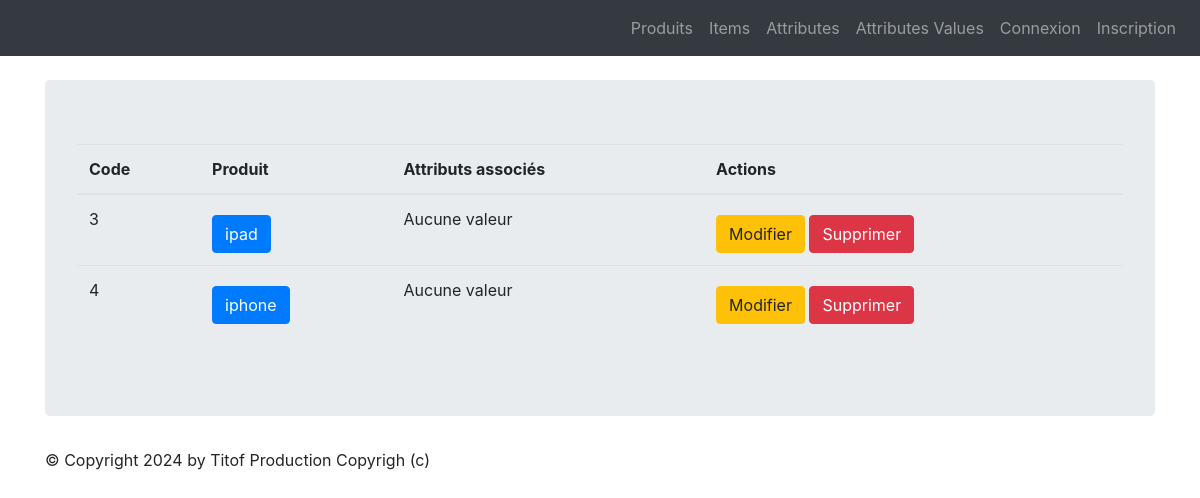
Page /monapp/items/list on the earlier database version.
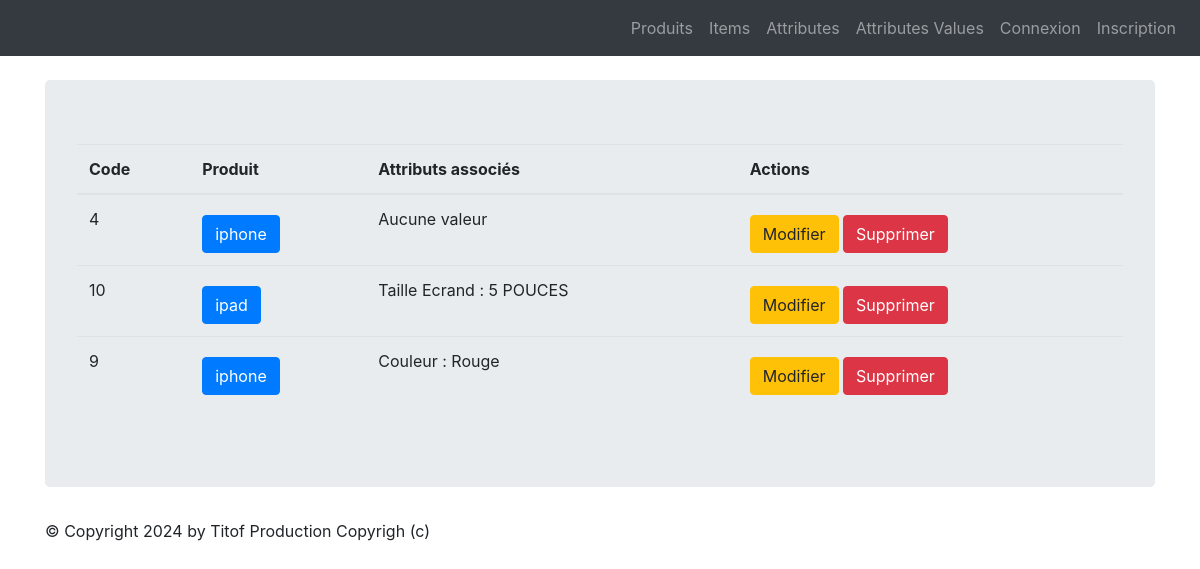
Same page on the later database version.
### monapp/models.py (models this page shows, shortened)
class ProductItem(models.Model):
    class Meta:
        verbose_name = "Déclinaison Produit"
    color   = models.CharField(max_length=100)
    code    = models.CharField(max_length=10, null=True, blank=True, unique=True)
    product = models.ForeignKey('Product', on_delete=models.CASCADE)
    attributes  = models.ManyToManyField("ProductAttributeValue", related_name="product_item", null=True, blank=True)

class Product(models.Model):
    class Meta:
        verbose_name = "Produit"
    name          = models.CharField(max_length=100)
    code          = models.CharField(max_length=10, null=True, blank=True, unique=True)
    price_ht      = models.DecimalField(max_digits=8, decimal_places=2,  null=True, blank=True, verbose_name="Prix unitaire HT")
    price_ttc     = models.DecimalField(max_digits=8, decimal_places=2,  null=True, blank=True, verbose_name="Prix unitaire TTC")
    status        = models.SmallIntegerField(choices=PRODUCT_STATUS, default=0)
    date_creation =  models.DateTimeField(default=timezone.now, blank=True, verbose_name="Date création")

class ProductAttributeValue(models.Model):
    class Meta:
        verbose_name = "Valeur attribut"
        ordering = ['position']
    value              = models.CharField(max_length=100)
    product_attribute  = models.ForeignKey('ProductAttribute', verbose_name="Unité", on_delete=models.CASCADE)
    position           = models.PositiveSmallIntegerField("Position", null=True, blank=True)

class ProductAttribute(models.Model):
    class Meta:
        verbose_name = "Attribut"
    name =  models.CharField(max_length=100)

### monapp/views.py (the view)
# urls.py: path("items/list",views.ProductItemListView.as_view(),name="items-list"),
class ProductItemListView(ListView):
    model = ProductItem
    template_name = "monapp/list_items.html"
    context_object_name = "productitems"
    def get_queryset(self ):
        query = self.request.GET.get('search')
        if query:
            return ProductItem.objects.filter(code__icontains=query)
        return ProductItem.objects.all()
    def get_context_data(self, **kwargs):
        context = super(ProductItemListView, self).get_context_data(**kwargs)
        context['titremenu'] = "Liste des déclinaisons"
        return context

### monapp/templates/monapp/list_items.html (shortened to what this page needs)
{% extends 'monapp/base.html' %}
{% block contenu %}
<table class="table">
<thead>
<th>Code</th>
<th>Produit</th>
<th>Attributs associés</th>
<th>Actions</th>
</thead>
<tbody>
{% for item in productitems %}
<tr>
<td>{{ item.code }}</a></td>
<td><a href="{% url 'items-detail' item.id %}" class="btn btn-primary mt-2">{{ item.product.name }}</a></td>
<td>{% for attribute in item.attributes.all %}
<p>{{ attribute.product_attribute.name }} : {{attribute.value }}</p>
{% empty %}
<p>Aucune valeur</p>
{% endfor %}
</td>
<td>
<a href="{% url 'item-update' item.id %}" class="btn btn-warning mt-2">Modifier</a>
<a href="{% url 'item-delete' item.id %}" class="btn btn-danger mt-2">Supprimer</a>
</td>
</tr>
{% endfor %}
</tbody>
</table>
{% endblock %}

Differences in the rows shown:
removed ProductItem: code "3", product.name "ipad"
added ProductItem: code "10", product.name "ipad"
now on this page (row unchanged): ProductAttributeValue: product_attribute.name "Taille Ecrand", value "5 POUCES", shown under "10"
added ProductItem: code "9", product.name "iphone"
now on this page (row unchanged): ProductAttributeValue: product_attribute.name "Couleur", value "Rouge", shown under "9"
